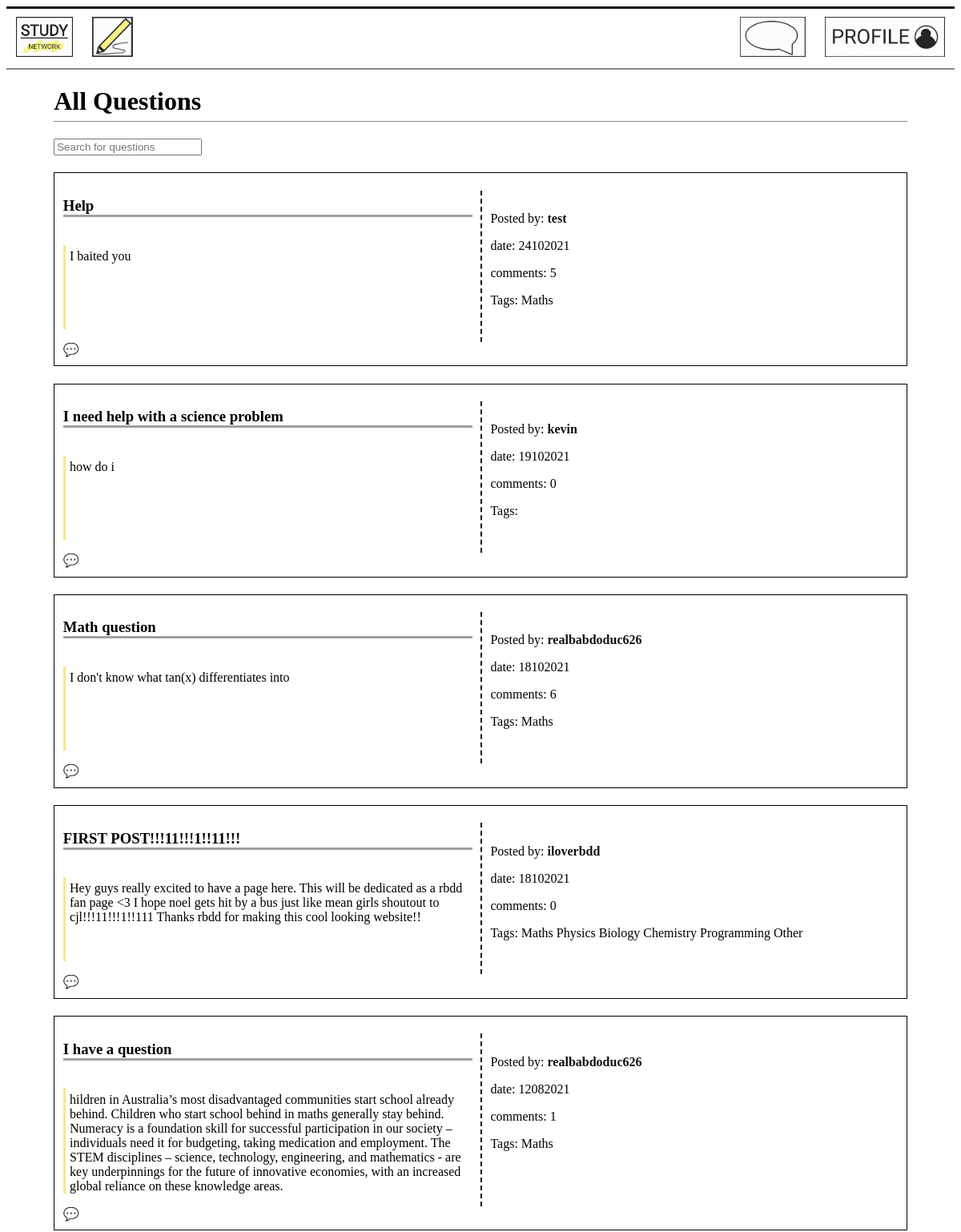
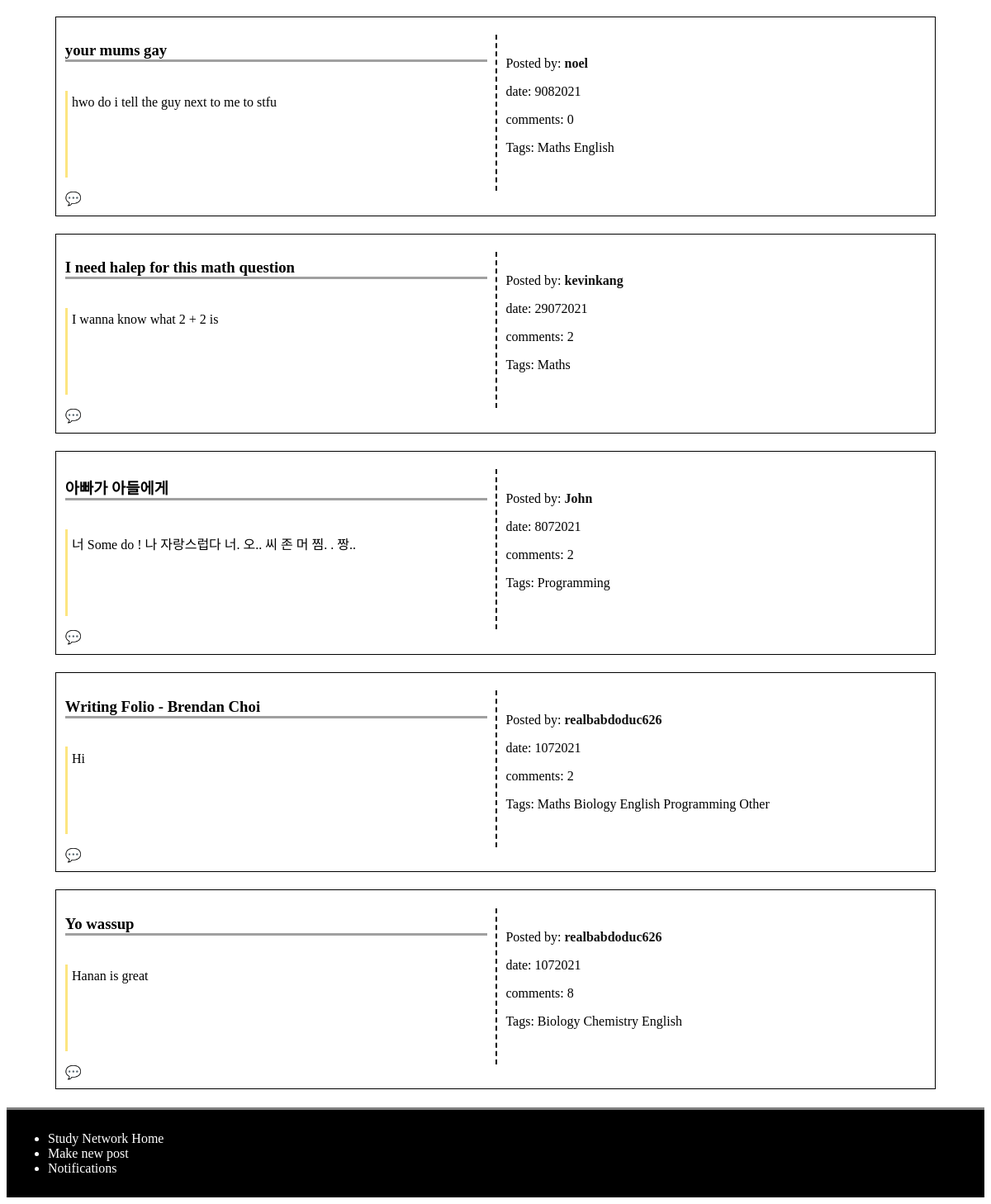
The page / (signed in) on the database its author committed (2 pictures, top to bottom).
### models.py (models this page shows)
class Post(db.Model):
    __tablename__ = 'Post'
    id = db.Column(db.Integer, primary_key=True)
    title = db.Column(db.Text)
    discussion = db.Column(db.Text)
    date = db.Column(db.Integer)
    comments = db.Column(db.Integer)
    user_id = db.Column(db.Integer, db.ForeignKey('User.id'))
    post_user = db.relationship('User', back_populates='user_post')
    replies_post = db.relationship('Reply', secondary=PostReply, back_populates='posts_reply')
    categories_post = db.relationship('Category', secondary=PostCategory, back_populates='posts_category')
    notifications_post = db.relationship('Notification', back_populates='posts_notification')
    posts = db.relationship('Comment', back_populates='user')

class User(db.Model):
    __tablename__ = 'User'
    id = db.Column(db.Integer, primary_key=True)
    username = db.Column(db.Text)
    email = db.Column(db.Text)
    password = db.Column(db.Text)
    user_post = db.relationship('Post', back_populates='post_user')
    notifications_user = db.relationship('Notification', back_populates='users_notification')
    users = db.relationship('Comment', back_populates='post')

class Category(db.Model):
    __tablename__ = 'Category'
    id = db.Column(db.Integer, primary_key=True)
    topic = db.Column(db.Text)
    posts_category = db.relationship('Post', secondary=PostCategory, back_populates='categories_post')

### main.py (the view)
@app.route('/', methods=['GET', 'POST'])
def home():
    post = models.Post.query.order_by(desc(models.Post.id)).all()
    number_of_items = 0
    for p in post:
        number_of_items += 1
    return render_template('home.html', posts=post, title='home', n=int(number_of_items))

### main.py (called while the page is built)
@app.context_processor
def notification_processor():
    if  g.logged_in_user:
        num_notification = models.Notification.query.filter_by(user_id = session["logged_in_user"]).all()
        if len(num_notification) > 99:
            return dict(num_notification = "99..") #When the number of notification is too big, it just shows 99+.
        else:
            return dict(num_notification = len(num_notification))
    else:
        return dict(num_notification = "No one is logged in")

@app.before_request
def before_request():
    g.logged_in_user = None
    if 'logged_in_user' in session:
        g.logged_in_user = session['logged_in_user']

### templates/home.html (shortened to what this page needs)
{% extends 'layout.html' %}
{% block content %}
<main>
<h1>All Questions</h1>
<input type="text" id="search" onkeyup="SearchFilter()"
placeholder="Search for questions">
<div id="questionList">
{% for post in posts %}
<div class="grid_container">
    <h3 class="title">{{ post.title }}</h3>
    <p class="discussion">{{ post.discussion }}</p>
    <div class="other_information">
    <p>Posted by: <a class="name" id="name" href="/profile/{{post.post_user.id}}"><strong>{{ post.post_user.username }}</strong></a></p>
    <p>date: {{ post.date }}
    <p>comments: {{ post.comments }}</p>
    <p class="tags">Tags: {% for catego in post.categories_post %}
        {{catego.topic}}
        {% endfor %}
    </p>
    </div class="comment_button">
    {% if g.logged_in_user %}
        <a href="/comment/{{post.id}}">💬</a>
    {% else %}
        <a href="/signin">💬</a>
    {% endif %}
</div>
{% endfor %}
</div>
</main>
{% endblock %}

### static/css/style.css (style rules this page uses)
a { text-decoration: none; color: #111; }
body main { display: block; max-width: 90%; margin-left: 5%; }
body main h1 { border-bottom: 1px #888 solid; padding-bottom: 0.5%; }
.grid_container { display: grid; grid-template-columns: 50% 50%; border: 1px solid black; padding: 1%; margin-bottom: 2%; }
.title { grid-column: 1; grid-row: 1; margin-right: 2%; border-bottom: rgb(160, 160, 160) solid 3px; }
.discussion { grid-row:2; grid-column: 1; min-height: 100px; margin-right: 2%; padding-left: 1%; padding-top:1%; border-left: rgb(252, 229, 128) solid 3px; }
.other_information { grid-column: 2; grid-row: 1/ span 2; padding: 2%; margin-top: 2%; border-left: 2px dashed black; }
main input { margin-bottom: 2%; }

### rows shown on the page
Post: title "Help", discussion "I baited you", post_user.username "test", date "24102021", comments "5"
Category: topic "Maths"
Post: title "I need help with a science problem", discussion "how do i", post_user.username "kevin", date "19102021", comments "0"
Post: title "Math question", discussion "I don't know what tan(x) differentiates into", post_user.username "realbabdoduc626", date "18102021", comments "6"
Post: title "FIRST POST!!!11!!!1!!11!!!", discussion "Hey guys really excited to have a page here. This will be dedicated as a rbdd fan page <3 I hope noel gets hit by a bus just like mean girls shoutout to cjl!!!11!!!1!!111 Thanks rbdd for making this cool looking website!!", post_user.username "iloverbdd", date "18102021", comments "0"
Category: topic "Physics"
Category: topic "Biology"
Category: topic "Chemistry"
Category: topic "Programming"
Category: topic "Other"
Post: title "I have a question", discussion "hildren in Australia’s most disadvantaged communities start school already behind. Children who start school behind in maths generally stay behind. Numeracy is a foundation skill for successful participation in our society – individuals need it for budgeting, taking medication and employment. The STEM disciplines – science, technology, engineering, and mathematics - are key underpinnings for the future of innovative economies, with an increased global reliance on these knowledge areas.", post_user.username "realbabdoduc626", date "12082021", comments "1"
Post: title "your mums gay", discussion "hwo do i tell the guy next to me to stfu", post_user.username "noel", date "9082021", comments "0"
Category: topic "English"
Post: title "I need halep for this math question", discussion "I wanna know what 2 + 2 is", post_user.username "kevinkang", date "29072021", comments "2"
Post: title "아빠가 아들에게", discussion "너 Some do ! 나 자랑스럽다 너. 오.. 씨 존 머 찜. . 짱..", post_user.username "John", date "8072021", comments "2"
Post: title "Writing Folio - Brendan Choi", discussion "Hi", post_user.username "realbabdoduc626", date "1072021", comments "2"
Post: title "Yo wassup", discussion "Hanan is great", post_user.username "realbabdoduc626", date "1072021", comments "8"
